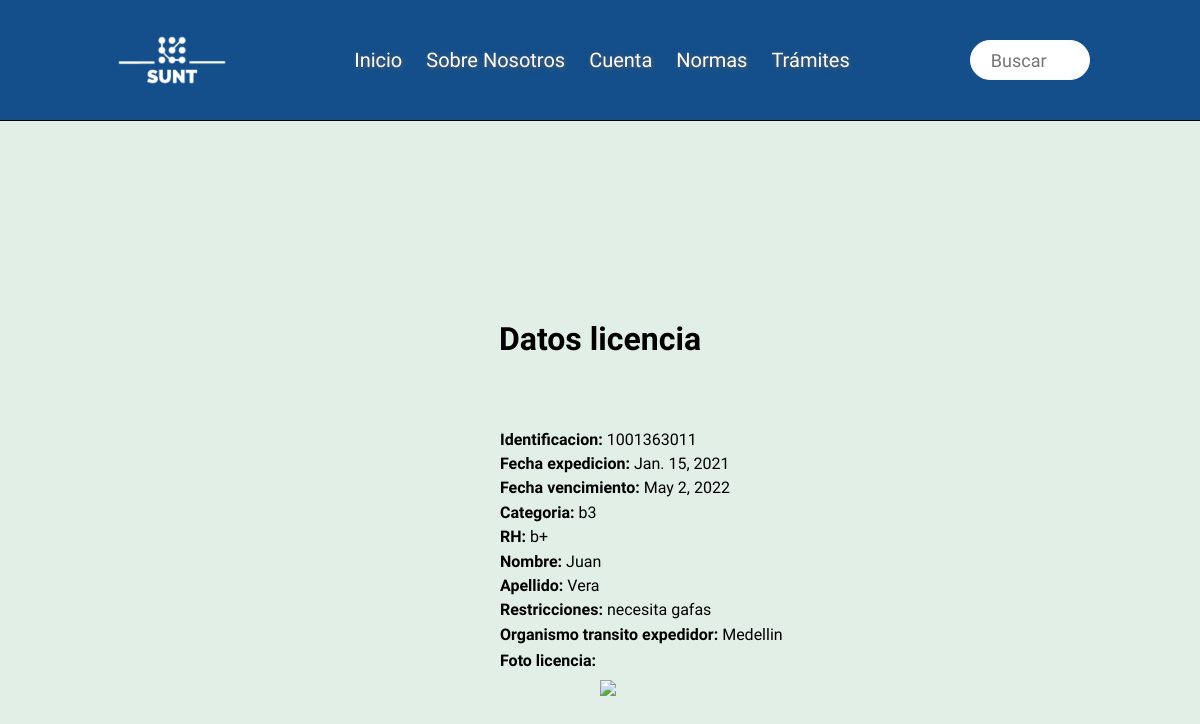
The app's page /miLicencia/ (signed in) with its own data.
### basedatos/models.py (models this page shows)
class Licencia(models.Model):
  identificacion = models.CharField(max_length = 15)
  fechaexpedicion = models.DateField()
  fechavencimiento = models.DateField()
  categoria = models.CharField(max_length = 10)
  rh = models.CharField(max_length = 3)
  nombre = models.CharField(max_length = 30)
  apellido = models.CharField(max_length = 30)
  restricciones = models.CharField(max_length = 30)
  organismotransitoexpididor = models.CharField(max_length = 20)
  fotolicencia = models.ImageField(upload_to = 'images/')#'sunt/basedatos/archivoscargados')
  class Meta:
    verbose_name = "licencia"
    verbose_name_plural = "licencias"

### basedatos/views.py (the view)
# urls.py: path('miLicencia/', views.miLicencia, name="miLicencia"),
def miLicencia(request):
  cedula = request.session['identificacion']
  try:
    info_licencia = lic.consultaLicencia(cedula)
  except:
    info_licencia = None
  return render(request, "miLicencia.html", {"info_licencia": info_licencia})

### basedatos/licencia.py (called while the page is built)
def consultaLicencia(id):
    lic = Licencia.objects.get(identificacion=id)
    info = {}
    info["identificacion"] = lic.identificacion
    info["fechaexpedicion"] = lic.fechaexpedicion
    info["fechavencimiento"] = lic.fechavencimiento
    info["categoria"] = lic.categoria
    info["rh"] = lic.rh
    info["nombre"] = lic.nombre
    info["apellido"] = lic.apellido
    info["restricciones"] = lic.restricciones
    info["organismotransitoexpedidor"] = lic.organismotransitoexpididor #TODO corregir ortografia
    info["fotolicencia"] = lic.fotolicencia
    print(info)
    return info

### basedatos/templates/miLicencia.html (shortened to what this page needs)
<!DOCTYPE html>
<html lang="en">
  <head>
    {% load static %}
    <link
      rel="stylesheet"
      type="text/css"
      href="{% static 'sunt/css/style.css' %}"
    />
    <link
      rel="stylesheet"
      type="text/css"
      href="{% static 'sunt/css/normalize.css' %}"
    />
  </head>
  <header>
    <div class="logo_titulo_superior">
      <div class="logo">
        <img src="{% static 'sunt/imagenes/logoSunt.png' %}" alt="Logo Sunt" />
      </div>
    </div>
    <nav>
      <ul>
        <li class="nav_items" id="inicio">
          <a href="{% url 'index' %}">Inicio</a>
        </li>
        <li class="nav_items" id="sobreNosotros">
          <a href="{% url 'sobrenosotros' %}">Sobre Nosotros</a>
        </li>
        <li class="nav_items" id="cuenta">
          <a href="{% url 'Cuenta' %}">Cuenta</a>
        </li>
        <li class="nav_items" id="normas">
          <a href="{% url 'normas' %}">Normas</a>
        </li>
        <li class="nav_items" id="tramites">
          <a href="{% url 'tramites' %}">Trámites</a>
        </li>
      </ul>
    </nav>
    <div class="container_busqueda">
      <input type="text" placeholder="Buscar" required id="input_busqueda" />
      <div class="icono_cuadro_busqueda_superior">
      </div>
    </div>
  </header>
  <body>
    <div class="principal_miInformacion">
    <h1>Datos licencia</h1>
    <div class="contenedor_campo">
      {% if info_licencia %}
      <p class="campo" id="identificacion"><strong>Identificacion: </strong>
          {{info_licencia.identificacion}}
      </p>
      <p class="campo" id="fecha expedicion"><strong>Fecha expedicion: </strong>
          {{info_licencia.fechaexpedicion}}
      </p>
      <p class="campo" id="fechavencimiento"><strong>Fecha vencimiento: </strong>
          {{info_licencia.fechavencimiento}}
      </p>
      <p class="campo" id="categoria"><strong>Categoria: </strong>
          {{info_licencia.categoria}}
      </p>
      <p class="campo" id="rh"><strong>RH: </strong>
          {{info_licencia.rh}}
      </p>
      <p class="campo" id="nombre"><strong>Nombre: </strong>
          {{info_licencia.nombre}}
      </p>
      <p class="campo" id="apellido"><strong>Apellido: </strong>
          {{info_licencia.apellido}}
      </p>
      <p class="campo" id="restricciones"><strong>Restricciones: </strong>
          {{info_licencia.restricciones}}
      </p>
      <p class="campo" id="organismotransitoexpididor"><strong>Organismo transito expedidor: </strong>
          {{info_licencia.organismotransitoexpedidor}}
      </p>
      <p class="campo" id="foto_licencia"><strong>Foto licencia: </strong>
          <img
          src = "{{info_licencia.fotolicencia.url}}"
          />
      {% endif %}
      </p>
    </div>
  </div>
  <div class="espacio"></div>
  </body>
</html>

### static/sunt/css/style.css (style rules this page uses)
* { font-family: "Prompt", sans-serif; }
header { display: flex; width: 100%; height: 120px; background-color: rgb(20, 79, 139); justify-content: space-evenly; align-items: center; outline: 1px solid black; }
header { position: fixed; z-index: 50; }
nav { display: inline-block; text-align: center; }
li > a { font-size: 20px; text-decoration: none; color: rgb(255, 255, 255); text-shadow: 1px 1px 5px rgb(100, 100, 100); }
ul li { position: relative; text-decoration: none; display: inline-block; margin: 10px; pointer-events: all; }
.container_busqueda { position: relative; width: 200px; height: 120px; display: inline-block; }
.icono_cuadro_busqueda_superior { width: 10px; height: 55px; line-height: 55px; display: inline-block; position: absolute; top: 33px; right: 20px; color: rgb(250, 250, 250); font-size: 20px; border-radius: 50%; }
#input_busqueda { width: 120px; height: 40px; padding: 0 20px; font-size: 18px; color: rgb(0, 0, 0); outline: none; border: 1px solid rgb(250, 250, 250); border-radius: 30px; transition: all 0.6s ease; }
#input_busqueda { position: absolute; top: 0; left: 0; right: 0; bottom: 0; margin: auto; display: inline-block; }
.logo_titulo_superior { position: relative; width: 15%; height: 80%; display: inline-block; margin: 1% 1%; }
.logo { position: absolute; top: 0; left: 0; right: 0; bottom: 0; margin: auto; width: 150px; height: 150px; object-fit: contain; display: inline-block; }
html { width: 100%; height: 100%; }
body { min-width: 100%; min-height: 100%; background-color: rgb(225, 239, 230); }
#foto_licencia { position: relative; text-align: start; left: 0px; }
.contenedor_campo { font-family: sans-serif; display: flex; flex-direction: column; margin-top: 5%; }
.campo { margin: auto; margin-top: 3px; margin-bottom: 3px; text-align: justify; width: 400px; position: relative; left: 100px; }
.principal_miInformacion { display: flex; flex-direction: column; width: 80%; height: 40%; border-radius: 2%; align-content: center; justify-content: space-evenly; margin: auto; position: relative; top: 300px; z-index: 30; }
.principal_miInformacion > h1 { text-align: center; }
.espacio { height: 500px; width: 100%; position: relative; top: 30%; }
#foto_licencia { width: 200px; height: 200px; }
#foto_licencia > img { position: relative; top: 30px; }

### records on screen
Licencia: identificacion "1001363011", fechaexpedicion "Jan. 15, 2021", fechavencimiento "May 2, 2022", categoria "b3", rh "b+", nombre "Juan", apellido "Vera", restricciones "necesita gafas", organismotransitoexpedidor "Medellin"
